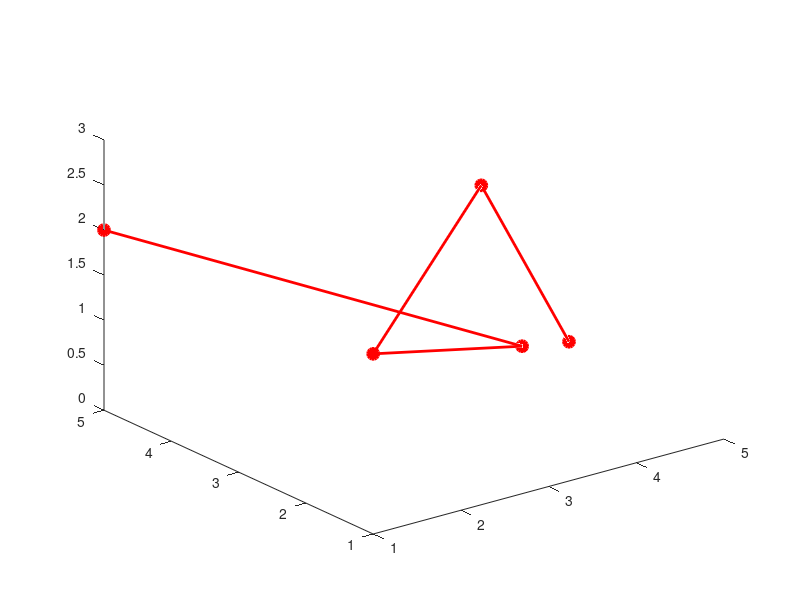
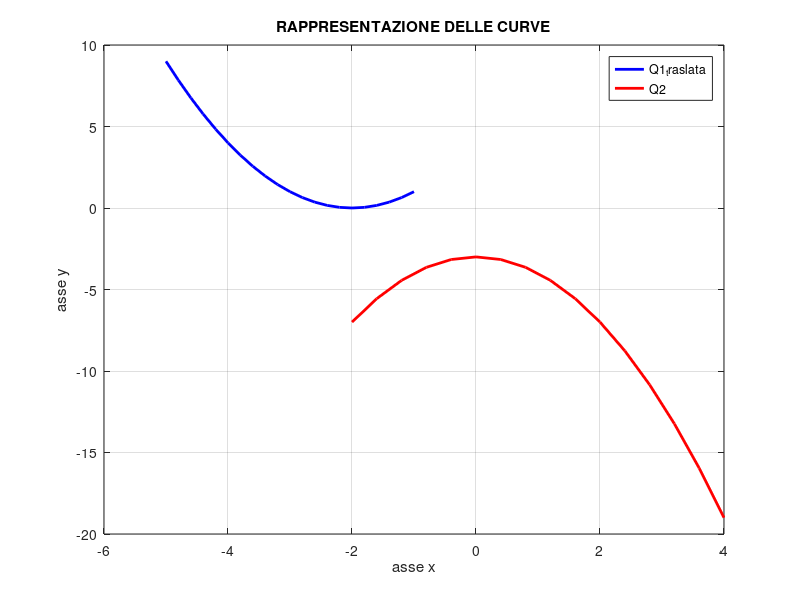

The MATLAB script that drew these images, in order:
clc
clear 
%%
clc
clear all 

%Ex1 - inizializzare matrice 4x4 con tutti elementi nulli

A(4,4)=0; 

%alternatively:
B=zeros(4,4);

%%

%Ex2 - crea matrice 4x4 con elementi unitari sulla diagonale principale
clc
clear all 

C(4,4)=0;

C(1,1)=1;
C(2,2)=1;
C(3,3)=1;
C(4,4)=1;

%alternatively:
D(4,4)=0;
for i=1:4
    D(i,i)=1;
end

%alternatively: 
E=eye(4,4); 

%%

%Ex3 - crea matrice 10x4 popolata con una distribuzione uniforme di numeri
%interi (casuali) compresi tra 0 e 5
clc
clear all

F=round(5*rand(10,4));

%alternatively: 
G=randi([0,5],10,4); 

%%

%Ex4 - Dalla matrice A o B generata nell’esercizio 3, prelevare la sottomatrice 
% costituita dalle righe dispari e dalle prime tre colonne. Successivamente, 
% eseguire il plot dei dati assumendo che ogni riga rappresenta un punto nello 
% spazio euclideo. Assegnare una linea continua rossa e una sfera di colore 
% rosso a ogni punto.

clc
clear all

C=randi([0,5],10,4);

l=size(C,1) %estraggo il numero di righe di C nella prima colonna
k=0; %inizializzo la variabile k
for i=1:2:l %inizio da 1, passo 2, si finisce quando si arriva a l
    k=k+1
    D(k,:)=C(i,:)
end
D(:,4)=[] %elimino la 4a colonna
plot3(D(:,1), D(:,2), D(:,3), 'r-', 'LineWidth', 2, 'Marker', 'o', 'MarkerFaceColor', 'r', 'MarkerSize', 8)

%%

%Ex5 - dati due punti, calcola la distanza tra essi
clc
clear all 

P1=[1,2,1];
P2=[5,3,3];
D=P2-P1; %distanza tra i due punti
d=norm(D) %la distanza è la norma del vettore D

%%

%Ex6 - per i due P assegnati nell'ex5, calcola la 
%distanza lungo la direzione definita da N

clc
clear all 
P1=[1,2,1];
P2=[5,3,3];
D=P2-P1;
N=[1,2,2];
vers_N=N/norm(N); %versore di N
d_n=D*vers_N'; %la distanza lungo N è prod scalare fra D e vers_N


%%

%Ex7

clc
clear all
%vettore1 e 2
x1=-3:0.2:1;
x2=-2:0.4:4;

%funzioni date
y1=x1.^2+2;
y2=-x2.^2-3;

Q1=[x1',y1']; %matrice Q1 con coordinate (x1, y1)
Q2=[x2',y2']; %matrice Q2 con coordinate (x2, y2)

%visualizzo Q1 e Q2:
disp('Matrice Q1:');
disp(Q1);
disp('Matrice Q2:');
disp(Q2);

%traslo Q1 di -2 lungo x e -2 lungo y
Q1_traslata = Q1 - [2, 2];

%devo rappresentare le curve nella stessa area grafica
%blu per Q1 e rosso per Q2. figure:si imposta il riquadro
figure; 
%plotto tutte le righe della 1a colonna della Q1_traslata
%plotto tutte le righe della 2a colonna della Q2_traslata
%b:curva di colore blu 
%specifichiamo lo spessore della linea, con valore 2
plot(Q1_traslata(:,1),Q1_traslata(:,2),'b','LineWidth',2);
hold on; %i grafici dopo questo comando non sostituiranno,
%ma potranno coesistere coi precedenti
plot(Q2(:,1),Q2(:,2),'r','LineWidth',2);
hold off; %ripristina il comportamento precedente(cioè grafici che si sovrappongono)
%ETICHETTE:
xlabel('asse x');
ylabel('asse y');
title('RAPPRESENTAZIONE DELLE CURVE');
legend('Q1_traslata','Q2');
%grid on:aggiunge una griglia orizzontale e verticale al grafico
grid on; 

%%

%Ex8 
clc 
clear all

%vettore x1 e x2
x1=-3:0.2:1;
x2=-2:0.4:4;

%funzioni date
y1=x1.^2+2;
y2=-x2.^2-3;

%NOTA:. l'apice alle coordinate si usa per trasformare un vettore riga in
%un vettore colonna in questo caso

%MATRICI:
Q1=[x1',y1']; 
Q2=[x2',y2'];
%distanza minima:
min_dist=inf; %settiamo la distanza minima a infinito
puntomin_Q1=[0,0]; 
puntomin_Q2=[0,0];
%andiamo a confrontare ogni coppia di punti delle curve, per vedere quali
%danno la minima distanza 

%ciclo per trovare la distanza minima tra i punti di Q1 e Q2

for i=1:size(Q1,1) %size(Q1,1) mi dà il numero di righe della matrice
    for j=1:size(Q2,1) %size(Q2,1) numero di righe della matrice (per ottenere le colonne dovevo mettere size(Q2,2))
        %calcolo la distanza tra i punti
        dist=norm(Q1(i,:)-Q2(j,:)); %si considerano tutte le righe e tutte le colonne delle matrici
        %calcolo distanza tramite norma euclidea
        if dist<min_dist %dist dev'essere minore. l'altro è infinito
            puntomin_Q1=Q1(i,:); %si riaggiornano i valori dei punti definiti prima
            puntomin_Q2=Q2(j,:);
        end
    end
end


